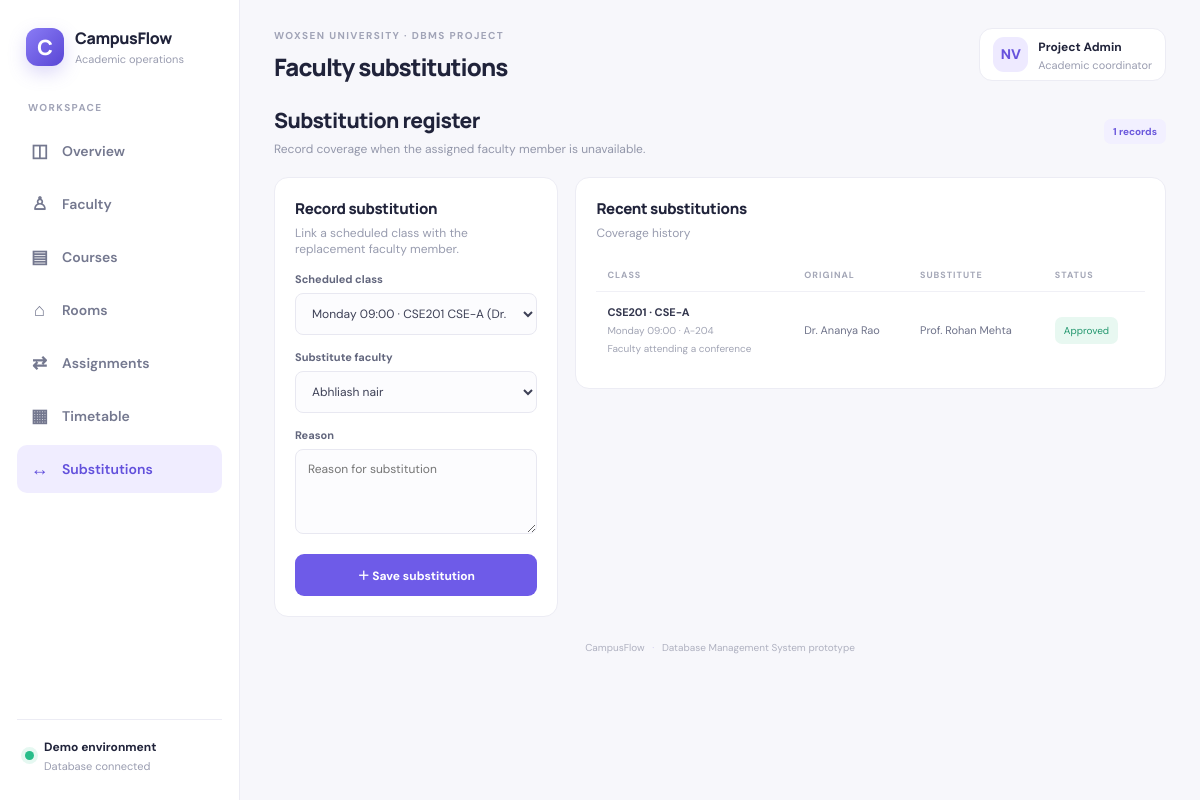
Screenshot of /substitutions with the database file from the repository.
### tables this page shows
CREATE TABLE substitutions (
            id INTEGER PRIMARY KEY AUTOINCREMENT, timetable_id INTEGER NOT NULL,
            substitute_faculty_id INTEGER NOT NULL, reason TEXT NOT NULL,
            status TEXT NOT NULL DEFAULT 'Approved',
            FOREIGN KEY(timetable_id) REFERENCES timetable(id) ON DELETE CASCADE,
            FOREIGN KEY(substitute_faculty_id) REFERENCES faculty(id)
        );

CREATE TABLE courses (
            id INTEGER PRIMARY KEY AUTOINCREMENT, code TEXT NOT NULL UNIQUE,
            title TEXT NOT NULL, department TEXT NOT NULL, credits INTEGER NOT NULL DEFAULT 3
        );

CREATE TABLE assignments (
            id INTEGER PRIMARY KEY AUTOINCREMENT,
            faculty_id INTEGER NOT NULL, course_id INTEGER NOT NULL,
            section TEXT NOT NULL, weekly_hours INTEGER NOT NULL DEFAULT 3,
            FOREIGN KEY(faculty_id) REFERENCES faculty(id),
            FOREIGN KEY(course_id) REFERENCES courses(id)
        );

CREATE TABLE slots (
            id INTEGER PRIMARY KEY AUTOINCREMENT, day TEXT NOT NULL,
            start_time TEXT NOT NULL, end_time TEXT NOT NULL,
            UNIQUE(day, start_time, end_time)
        );

CREATE TABLE rooms (
            id INTEGER PRIMARY KEY AUTOINCREMENT, room_no TEXT NOT NULL UNIQUE,
            building TEXT NOT NULL, capacity INTEGER NOT NULL DEFAULT 40,
            room_type TEXT NOT NULL DEFAULT 'Classroom'
        );

CREATE TABLE faculty (
            id INTEGER PRIMARY KEY AUTOINCREMENT, name TEXT NOT NULL,
            department TEXT NOT NULL, email TEXT,
            max_hours INTEGER NOT NULL DEFAULT 16
        );

### app.py (the view, shortened to what this page needs)
@app.route("/substitutions", methods=["GET","POST"])
def substitutions():
    with connect() as con:
        rows=con.execute("""SELECT sub.id,sub.reason,sub.status,s.day,s.start_time,c.code,a.section,
                            f.name original_faculty,sf.name substitute_faculty,r.room_no
                            FROM substitutions sub JOIN timetable t ON t.id=sub.timetable_id JOIN slots s ON s.id=t.slot_id
                            JOIN assignments a ON a.id=t.assignment_id JOIN courses c ON c.id=a.course_id
                            JOIN faculty f ON f.id=a.faculty_id JOIN faculty sf ON sf.id=sub.substitute_faculty_id
                            JOIN rooms r ON r.id=t.room_id ORDER BY sub.id DESC""").fetchall()
        classes=con.execute("""SELECT t.id,s.day,s.start_time,c.code,a.section,f.name faculty FROM timetable t
                                JOIN slots s ON s.id=t.slot_id JOIN assignments a ON a.id=t.assignment_id
                                JOIN courses c ON c.id=a.course_id JOIN faculty f ON f.id=a.faculty_id ORDER BY t.id""").fetchall()
        staff=con.execute("SELECT * FROM faculty ORDER BY name").fetchall()
    return render_template("substitutions.html",rows=rows,classes=classes,staff=staff)

### app.py (called while the page is built)
def connect():
    con = sqlite3.connect(DB)
    con.row_factory = sqlite3.Row
    con.execute("PRAGMA foreign_keys = ON")
    return con

### templates/substitutions.html
{% extends "base.html" %}{% set heading="Faculty substitutions" %}
{% block content %}
<div class="page-intro"><div><h2>Substitution register</h2><p>Record coverage when the assigned faculty member is unavailable.</p></div><span class="tag">{{ rows|length }} records</span></div>
<div class="content-grid"><form class="panel form-panel" method="post"><h3>Record substitution</h3><p class="muted">Link a scheduled class with the replacement faculty member.</p><label>Scheduled class<select name="timetable_id" required>{% for c in classes %}<option value="{{ c.id }}">{{ c.day }} {{ c.start_time }} · {{ c.code }} {{ c.section }} ({{ c.faculty }})</option>{% endfor %}</select></label><label>Substitute faculty<select name="substitute_faculty_id" required>{% for s in staff %}<option value="{{ s.id }}">{{ s.name }}</option>{% endfor %}</select></label><label>Reason<textarea name="reason" required placeholder="Reason for substitution"></textarea></label><button class="button" type="submit">＋ Save substitution</button></form>
<div class="panel"><div class="panel-head"><div><h3>Recent substitutions</h3><p>Coverage history</p></div></div><div class="table-wrap"><table><thead><tr><th>CLASS</th><th>ORIGINAL</th><th>SUBSTITUTE</th><th>STATUS</th></tr></thead><tbody>{% for r in rows %}<tr><td><b>{{ r.code }} · {{ r.section }}</b><small class="subline">{{ r.day }} {{ r.start_time }} · {{ r.room_no }}</small><small class="subline">{{ r.reason }}</small></td><td>{{ r.original_faculty }}</td><td>{{ r.substitute_faculty }}</td><td><span class="status-pill">{{ r.status }}</span></td></tr>{% else %}<tr><td colspan="4">No substitutions recorded yet.</td></tr>{% endfor %}</tbody></table></div></div></div>{% endblock %}

### static/style.css (style rules this page uses)
:root { --ink:#20233a;--muted:#85899f;--line:#ececf4;--purple:#6e5be8;--bg:#f7f7fb;--white:#fff }
* { box-sizing:border-box }
body { margin:0;background:var(--bg);color:var(--ink);font-family:'DM Sans',Arial,sans-serif;font-size:14px }
.button { border:0;background:var(--purple);color:#fff;border-radius:9px;padding:12px 16px;font:700 12px 'DM Sans';cursor:pointer;text-decoration:none;display:inline-flex;align-items:center;justify-content:center;white-space:nowrap }
.stat-card,.panel { background:#fff;border:1px solid var(--line);border-radius:14px }
.panel { padding:20px;min-width:0 }
.panel-head { display:flex;align-items:center;justify-content:space-between;gap:10px;margin-bottom:18px }
.panel h3,.panel-head h3 { font:800 15px Manrope;margin:0;letter-spacing:-.3px }
.panel-head p,.muted { font-size:12px;color:#989caf;margin:6px 0 0 }
.table-wrap { overflow-x:auto }
table { width:100%;border-collapse:collapse;white-space:nowrap }
th { text-align:left;font-size:9px;letter-spacing:1px;color:#a4a7b7;font-weight:700;padding:10px 11px;border-bottom:1px solid #f0f0f6 }
td { padding:13px 11px;border-bottom:1px solid #f2f2f7;font-size:11px;color:#6f738a }
tbody tr:last-child td { border-bottom:0 }
td b { color:#33364d;font-size:11px }
.subline { display:block;color:#a1a4b4;font-size:10px;margin-top:5px }
.tag { display:inline-block;padding:6px 9px;border-radius:7px;background:#f2f0ff;color:#6a57dc;font-size:10px;font-weight:700 }
.page-intro { display:flex;justify-content:space-between;align-items:center;margin:4px 0 20px }
.page-intro h2 { font:800 21px Manrope;margin:0;letter-spacing:-.6px }
.page-intro p { color:#9397aa;font-size:12px;margin:7px 0 0 }
.content-grid { display:grid;grid-template-columns:minmax(260px,.65fr) minmax(0,1.35fr);gap:17px;align-items:start }
.form-panel h3 { margin-bottom:0 }
.form-panel label { display:block;font-size:11px;font-weight:700;color:#62667d;margin-top:15px }
.form-panel input,.form-panel select,.form-panel textarea { display:block;width:100%;margin-top:7px;border:1px solid #e8e8f1;border-radius:8px;background:#fcfcfe;padding:11px 12px;font:12px 'DM Sans';color:#3d4056;outline:none }
.form-panel textarea { min-height:85px;resize:vertical }
.form-panel>.button { width:100%;margin-top:20px }
.status-pill { font-size:10px;color:#23976e;background:#e8f8f1;padding:7px 9px;border-radius:7px;white-space:nowrap }

### rows the page displays
substitutions: code "CSE201", section "CSE-A", day "Monday", start_time "09:00", room_no "A-204", reason "Faculty attending a conference", original_faculty "Dr. Ananya Rao", substitute_faculty "Prof. Rohan Mehta", status "Approved"

### other values shown
{{ heading or "Faculty Workload & Timetable" }} "Faculty substitutions"
{{ rows|length }} "1"
form field timetable_id "Monday 09:00 · CSE201 CSE-A (Dr. Ananya Rao)"
form field substitute_faculty_id "Abhliash nair"
